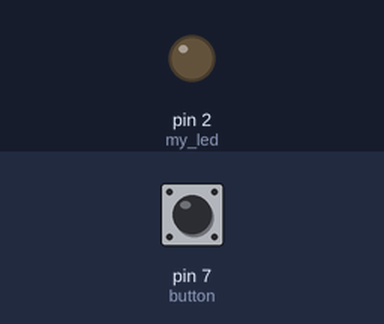
The sketch below on a simulated Arduino Uno, built with avr-gcc and run on an emulated ATmega328P. Shown: output pins drawn as LEDs (lit = HIGH). The test bench sets the inputs (shaded band); at power-on: pin 7 (button) LOW.

Above: at 1.2 s.
1.3 s: pin 7 (button) pulled HIGH for 0.15 s
At 1.37 s:
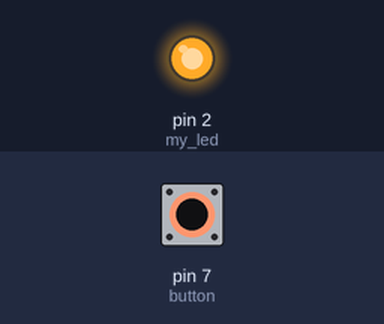
2.9 s: pin 7 (button) pulled HIGH for 3.2 s
At 6.9 s:
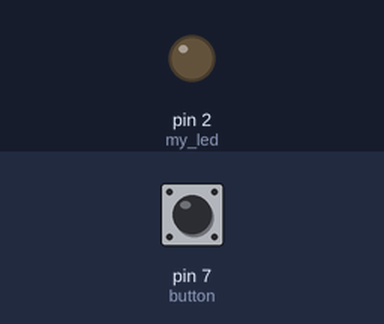
Timing chart, 0 to 8.4 s (numbered marks = the images above; inputs shaded):
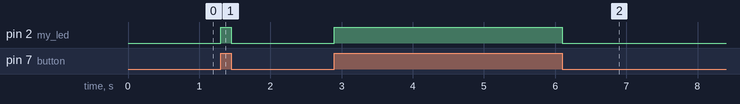

Measured:
- after the input at 1.3 s, pin 2 (my_led): LOW → HIGH at once, → LOW 0.15 s later
- after the input at 2.9 s, pin 2 (my_led): LOW → HIGH at once, → LOW 3.2 s later

The sketch:

button_led_control.ino
```cpp
#define my_led 2
#define button 7 //global declaration

void setup() {
  Serial.begin(9600);
  pinMode(my_led,OUTPUT);
  pinMode(button,INPUT);
}

void loop() {
  bool x=digitalRead(button);
  if( x==1 )
{
 digitalWrite(my_led, HIGH);
}

else{
  digitalWrite(my_led,LOW);
}
}
```
